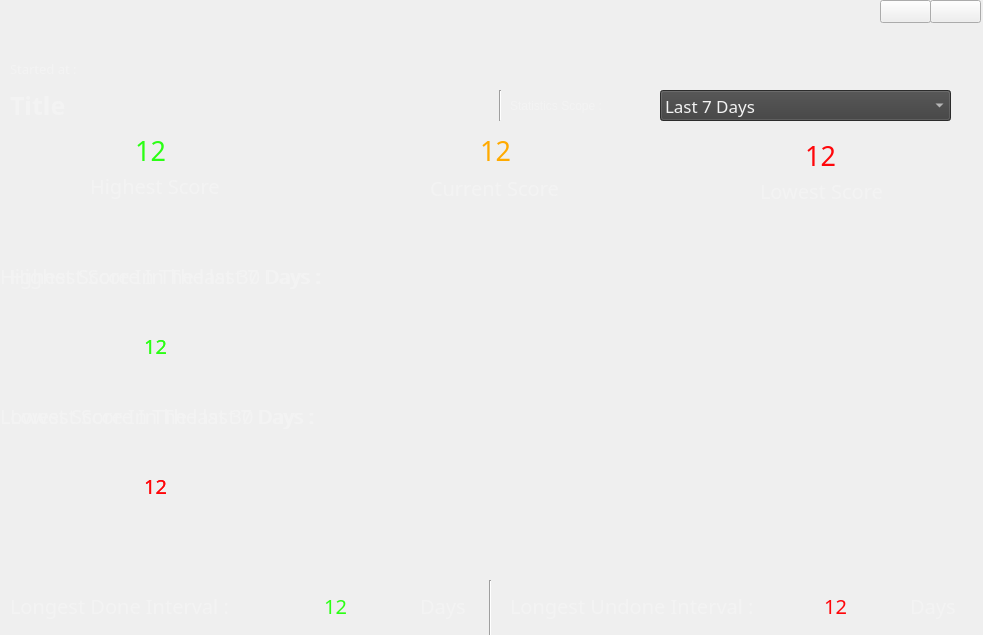
<?xml version="1.0" encoding="UTF-8"?>
<ui version="4.0">
 <class>Statistics</class>
 <widget class="QWidget" name="Statistics">
  <property name="geometry">
   <rect>
    <x>0</x>
    <y>0</y>
    <width>983</width>
    <height>635</height>
   </rect>
  </property>
  <property name="windowTitle">
   <string>Form</string>
  </property>
  <property name="styleSheet">
   <string notr="true"/>
  </property>
  <widget class="QLabel" name="bestScoreLbl">
   <property name="geometry">
    <rect>
     <x>90</x>
     <y>130</y>
     <width>121</width>
     <height>41</height>
    </rect>
   </property>
   <property name="font">
    <font>
     <family>Century Gothic</family>
     <pointsize>20</pointsize>
     <weight>9</weight>
     <italic>false</italic>
     <bold>false</bold>
    </font>
   </property>
   <property name="styleSheet">
    <string notr="true">font: 75 20pt &quot;Century Gothic&quot;;
color: rgb(43, 255, 20);</string>
   </property>
   <property name="text">
    <string>12</string>
   </property>
   <property name="alignment">
    <set>Qt::AlignCenter</set>
   </property>
  </widget>
  <widget class="QLabel" name="startedAtLbl_9">
   <property name="geometry">
    <rect>
     <x>760</x>
     <y>180</y>
     <width>131</width>
     <height>21</height>
    </rect>
   </property>
   <property name="font">
    <font>
     <family>Century Gothic</family>
     <pointsize>15</pointsize>
     <weight>9</weight>
     <italic>false</italic>
     <bold>false</bold>
    </font>
   </property>
   <property name="styleSheet">
    <string notr="true">color: rgb(243, 243, 243);
font: 75 15pt &quot;Century Gothic&quot;;
</string>
   </property>
   <property name="text">
    <string>Lowest Score</string>
   </property>
   <property name="scaledContents">
    <bool>true</bool>
   </property>
  </widget>
  <widget class="QLabel" name="startedAtLbl_6">
   <property name="geometry">
    <rect>
     <x>10</x>
     <y>590</y>
     <width>291</width>
     <height>31</height>
    </rect>
   </property>
   <property name="font">
    <font>
     <family>Century Gothic</family>
     <pointsize>15</pointsize>
     <weight>9</weight>
     <italic>false</italic>
     <bold>false</bold>
    </font>
   </property>
   <property name="styleSheet">
    <string notr="true">color: rgb(243, 243, 243);
font: 75 15pt &quot;Century Gothic&quot;;

</string>
   </property>
   <property name="text">
    <string>Longest Done Interval :</string>
   </property>
  </widget>
  <widget class="QLabel" name="highestInWeekLbl">
   <property name="geometry">
    <rect>
     <x>80</x>
     <y>320</y>
     <width>151</width>
     <height>51</height>
    </rect>
   </property>
   <property name="font">
    <font>
     <family>Century Gothic</family>
     <pointsize>15</pointsize>
     <weight>9</weight>
     <italic>false</italic>
     <bold>false</bold>
    </font>
   </property>
   <property name="styleSheet">
    <string notr="true">font: 75 15pt &quot;Century Gothic&quot;;
color: rgb(43, 255, 20);</string>
   </property>
   <property name="text">
    <string>12</string>
   </property>
   <property name="alignment">
    <set>Qt::AlignCenter</set>
   </property>
  </widget>
  <widget class="QLabel" name="startedAtLbl">
   <property name="geometry">
    <rect>
     <x>10</x>
     <y>60</y>
     <width>72</width>
     <height>17</height>
    </rect>
   </property>
   <property name="font">
    <font>
     <family>Century Gothic</family>
     <pointsize>10</pointsize>
    </font>
   </property>
   <property name="styleSheet">
    <string notr="true">color: rgb(243, 243, 243);

</string>
   </property>
   <property name="text">
    <string>Started at :</string>
   </property>
  </widget>
  <widget class="QLabel" name="startedAtLbl_5">
   <property name="geometry">
    <rect>
     <x>510</x>
     <y>590</y>
     <width>271</width>
     <height>31</height>
    </rect>
   </property>
   <property name="font">
    <font>
     <family>Century Gothic</family>
     <pointsize>15</pointsize>
     <weight>9</weight>
     <italic>false</italic>
     <bold>false</bold>
    </font>
   </property>
   <property name="styleSheet">
    <string notr="true">color: rgb(243, 243, 243);
font: 75 15pt &quot;Century Gothic&quot;;


</string>
   </property>
   <property name="text">
    <string>Longest Undone Interval :</string>
   </property>
  </widget>
  <widget class="QLabel" name="startDateLbl">
   <property name="geometry">
    <rect>
     <x>20</x>
     <y>40</y>
     <width>211</width>
     <height>41</height>
    </rect>
   </property>
   <property name="font">
    <font>
     <family>Century Gothic</family>
     <pointsize>10</pointsize>
    </font>
   </property>
   <property name="text">
    <string/>
   </property>
   <property name="pixmap">
    <pixmap resource="res.qrc">:/res/StatisticsText.png</pixmap>
   </property>
   <property name="scaledContents">
    <bool>true</bool>
   </property>
  </widget>
  <widget class="QLabel" name="highestIn7">
   <property name="geometry">
    <rect>
     <x>10</x>
     <y>260</y>
     <width>321</width>
     <height>31</height>
    </rect>
   </property>
   <property name="font">
    <font>
     <family>Century Gothic</family>
     <pointsize>15</pointsize>
     <weight>9</weight>
     <italic>false</italic>
     <bold>false</bold>
    </font>
   </property>
   <property name="styleSheet">
    <string notr="true">color: rgb(243, 243, 243);
font: 75 15pt &quot;Century Gothic&quot;;

</string>
   </property>
   <property name="text">
    <string>Highest Score In The last 7 Days :</string>
   </property>
  </widget>
  <widget class="QLabel" name="bestIntervalLbl">
   <property name="geometry">
    <rect>
     <x>250</x>
     <y>590</y>
     <width>171</width>
     <height>31</height>
    </rect>
   </property>
   <property name="font">
    <font>
     <family>Century Gothic</family>
     <pointsize>15</pointsize>
     <weight>9</weight>
     <italic>false</italic>
     <bold>false</bold>
    </font>
   </property>
   <property name="styleSheet">
    <string notr="true">font: 75 15pt &quot;Century Gothic&quot;;
color: rgb(43, 255, 20);</string>
   </property>
   <property name="text">
    <string>12</string>
   </property>
   <property name="alignment">
    <set>Qt::AlignCenter</set>
   </property>
  </widget>
  <widget class="QLabel" name="currentScoreLbl">
   <property name="geometry">
    <rect>
     <x>430</x>
     <y>130</y>
     <width>131</width>
     <height>41</height>
    </rect>
   </property>
   <property name="font">
    <font>
     <family>Century Gothic</family>
     <pointsize>20</pointsize>
     <weight>9</weight>
     <italic>false</italic>
     <bold>false</bold>
    </font>
   </property>
   <property name="styleSheet">
    <string notr="true">font: 75 20pt &quot;Century Gothic&quot;;
color: rgb(255, 170, 0);</string>
   </property>
   <property name="text">
    <string>12</string>
   </property>
   <property name="alignment">
    <set>Qt::AlignCenter</set>
   </property>
  </widget>
  <widget class="QLabel" name="titleLbl">
   <property name="geometry">
    <rect>
     <x>10</x>
     <y>80</y>
     <width>481</width>
     <height>51</height>
    </rect>
   </property>
   <property name="font">
    <font>
     <family>Century Gothic</family>
     <pointsize>19</pointsize>
     <weight>75</weight>
     <bold>true</bold>
    </font>
   </property>
   <property name="styleSheet">
    <string notr="true">color: rgb(243, 243, 243);

</string>
   </property>
   <property name="text">
    <string>Title</string>
   </property>
   <property name="wordWrap">
    <bool>true</bool>
   </property>
  </widget>
  <widget class="QLabel" name="startedAtLbl_3">
   <property name="geometry">
    <rect>
     <x>430</x>
     <y>180</y>
     <width>141</width>
     <height>16</height>
    </rect>
   </property>
   <property name="font">
    <font>
     <family>Century Gothic</family>
     <pointsize>15</pointsize>
     <weight>9</weight>
     <italic>false</italic>
     <bold>false</bold>
    </font>
   </property>
   <property name="styleSheet">
    <string notr="true">color: rgb(243, 243, 243);
font: 75 15pt &quot;Century Gothic&quot;;</string>
   </property>
   <property name="text">
    <string>Current Score</string>
   </property>
  </widget>
  <widget class="QLabel" name="lowestInWeekLbl">
   <property name="geometry">
    <rect>
     <x>90</x>
     <y>460</y>
     <width>131</width>
     <height>51</height>
    </rect>
   </property>
   <property name="font">
    <font>
     <family>Century Gothic</family>
     <pointsize>15</pointsize>
     <weight>9</weight>
     <italic>false</italic>
     <bold>false</bold>
    </font>
   </property>
   <property name="styleSheet">
    <string notr="true">font: 75 15pt &quot;Century Gothic&quot;;
color: rgb(255, 6, 10);</string>
   </property>
   <property name="text">
    <string>12</string>
   </property>
   <property name="alignment">
    <set>Qt::AlignCenter</set>
   </property>
  </widget>
  <widget class="QLabel" name="worstScoreLbl">
   <property name="geometry">
    <rect>
     <x>750</x>
     <y>130</y>
     <width>141</width>
     <height>51</height>
    </rect>
   </property>
   <property name="font">
    <font>
     <family>Century Gothic</family>
     <pointsize>20</pointsize>
     <weight>9</weight>
     <italic>false</italic>
     <bold>false</bold>
    </font>
   </property>
   <property name="styleSheet">
    <string notr="true">font: 75 20pt &quot;Century Gothic&quot;;
color: rgb(255, 6, 10);</string>
   </property>
   <property name="text">
    <string>12</string>
   </property>
   <property name="alignment">
    <set>Qt::AlignCenter</set>
   </property>
  </widget>
  <widget class="QLabel" name="highestInMonthLbl">
   <property name="geometry">
    <rect>
     <x>80</x>
     <y>320</y>
     <width>151</width>
     <height>51</height>
    </rect>
   </property>
   <property name="font">
    <font>
     <family>Century Gothic</family>
     <pointsize>15</pointsize>
     <weight>9</weight>
     <italic>false</italic>
     <bold>false</bold>
    </font>
   </property>
   <property name="styleSheet">
    <string notr="true">font: 75 15pt &quot;Century Gothic&quot;;
color: rgb(43, 255, 20);</string>
   </property>
   <property name="text">
    <string>12</string>
   </property>
   <property name="alignment">
    <set>Qt::AlignCenter</set>
   </property>
  </widget>
  <widget class="QLabel" name="worstInterval">
   <property name="geometry">
    <rect>
     <x>760</x>
     <y>590</y>
     <width>151</width>
     <height>31</height>
    </rect>
   </property>
   <property name="font">
    <font>
     <family>Century Gothic</family>
     <pointsize>15</pointsize>
     <weight>9</weight>
     <italic>false</italic>
     <bold>false</bold>
    </font>
   </property>
   <property name="styleSheet">
    <string notr="true">font: 75 15pt &quot;Century Gothic&quot;;
color: rgb(255, 6, 10);</string>
   </property>
   <property name="text">
    <string>12</string>
   </property>
   <property name="alignment">
    <set>Qt::AlignCenter</set>
   </property>
  </widget>
  <widget class="QLabel" name="startedAtLbl_4">
   <property name="geometry">
    <rect>
     <x>90</x>
     <y>170</y>
     <width>141</width>
     <height>31</height>
    </rect>
   </property>
   <property name="font">
    <font>
     <family>Century Gothic</family>
     <pointsize>15</pointsize>
     <weight>9</weight>
     <italic>false</italic>
     <bold>false</bold>
    </font>
   </property>
   <property name="styleSheet">
    <string notr="true">color: rgb(243, 243, 243);
font: 75 15pt &quot;Century Gothic&quot;;
</string>
   </property>
   <property name="text">
    <string>Highest Score</string>
   </property>
  </widget>
  <widget class="QLabel" name="window">
   <property name="geometry">
    <rect>
     <x>-10</x>
     <y>0</y>
     <width>1001</width>
     <height>641</height>
    </rect>
   </property>
   <property name="text">
    <string/>
   </property>
   <property name="pixmap">
    <pixmap resource="res.qrc">:/res/statisticsWindow.png</pixmap>
   </property>
   <property name="scaledContents">
    <bool>true</bool>
   </property>
  </widget>
  <widget class="QPushButton" name="closeB">
   <property name="geometry">
    <rect>
     <x>930</x>
     <y>0</y>
     <width>51</width>
     <height>23</height>
    </rect>
   </property>
   <property name="text">
    <string/>
   </property>
   <property name="icon">
    <iconset resource="res.qrc">
     <normaloff>:/res/close.png</normaloff>:/res/close.png</iconset>
   </property>
   <property name="iconSize">
    <size>
     <width>200</width>
     <height>20</height>
    </size>
   </property>
  </widget>
  <widget class="QPushButton" name="minimizeB">
   <property name="geometry">
    <rect>
     <x>880</x>
     <y>0</y>
     <width>51</width>
     <height>23</height>
    </rect>
   </property>
   <property name="text">
    <string/>
   </property>
   <property name="icon">
    <iconset resource="res.qrc">
     <normaloff>:/res/minimize.png</normaloff>:/res/minimize.png</iconset>
   </property>
   <property name="iconSize">
    <size>
     <width>200</width>
     <height>20</height>
    </size>
   </property>
  </widget>
  <widget class="QLabel" name="label">
   <property name="geometry">
    <rect>
     <x>80</x>
     <y>60</y>
     <width>46</width>
     <height>13</height>
    </rect>
   </property>
   <property name="text">
    <string/>
   </property>
  </widget>
  <widget class="QLabel" name="label_2">
   <property name="geometry">
    <rect>
     <x>10</x>
     <y>10</y>
     <width>81</width>
     <height>16</height>
    </rect>
   </property>
   <property name="text">
    <string/>
   </property>
   <property name="pixmap">
    <pixmap resource="res.qrc">:/res/version.png</pixmap>
   </property>
   <property name="scaledContents">
    <bool>true</bool>
   </property>
  </widget>
  <widget class="QLabel" name="startedAtLbl_10">
   <property name="geometry">
    <rect>
     <x>420</x>
     <y>590</y>
     <width>51</width>
     <height>31</height>
    </rect>
   </property>
   <property name="font">
    <font>
     <family>Century Gothic</family>
     <pointsize>15</pointsize>
     <weight>9</weight>
     <italic>false</italic>
     <bold>false</bold>
    </font>
   </property>
   <property name="styleSheet">
    <string notr="true">color: rgb(243, 243, 243);
font: 75 15pt &quot;Century Gothic&quot;;

</string>
   </property>
   <property name="text">
    <string>Days</string>
   </property>
  </widget>
  <widget class="QLabel" name="startedAtLbl_11">
   <property name="geometry">
    <rect>
     <x>910</x>
     <y>590</y>
     <width>51</width>
     <height>31</height>
    </rect>
   </property>
   <property name="font">
    <font>
     <family>Century Gothic</family>
     <pointsize>15</pointsize>
     <weight>9</weight>
     <italic>false</italic>
     <bold>false</bold>
    </font>
   </property>
   <property name="styleSheet">
    <string notr="true">color: rgb(243, 243, 243);
font: 75 15pt &quot;Century Gothic&quot;;

</string>
   </property>
   <property name="text">
    <string>Days</string>
   </property>
  </widget>
  <widget class="QLabel" name="highestIn30">
   <property name="geometry">
    <rect>
     <x>0</x>
     <y>260</y>
     <width>331</width>
     <height>31</height>
    </rect>
   </property>
   <property name="font">
    <font>
     <family>Century Gothic</family>
     <pointsize>15</pointsize>
     <weight>9</weight>
     <italic>false</italic>
     <bold>false</bold>
    </font>
   </property>
   <property name="styleSheet">
    <string notr="true">color: rgb(243, 243, 243);
font: 75 15pt &quot;Century Gothic&quot;;

</string>
   </property>
   <property name="text">
    <string>Highest Score In The last 30 Days :</string>
   </property>
  </widget>
  <widget class="QLabel" name="lowestIn30">
   <property name="geometry">
    <rect>
     <x>0</x>
     <y>400</y>
     <width>331</width>
     <height>31</height>
    </rect>
   </property>
   <property name="font">
    <font>
     <family>Century Gothic</family>
     <pointsize>15</pointsize>
     <weight>9</weight>
     <italic>false</italic>
     <bold>false</bold>
    </font>
   </property>
   <property name="styleSheet">
    <string notr="true">color: rgb(243, 243, 243);
font: 75 15pt &quot;Century Gothic&quot;;

</string>
   </property>
   <property name="text">
    <string>Lowest Score In The last 30 Days :</string>
   </property>
  </widget>
  <widget class="QLabel" name="lowestIn7">
   <property name="geometry">
    <rect>
     <x>10</x>
     <y>400</y>
     <width>331</width>
     <height>31</height>
    </rect>
   </property>
   <property name="font">
    <font>
     <family>Century Gothic</family>
     <pointsize>15</pointsize>
     <weight>9</weight>
     <italic>false</italic>
     <bold>false</bold>
    </font>
   </property>
   <property name="styleSheet">
    <string notr="true">color: rgb(243, 243, 243);
font: 75 15pt &quot;Century Gothic&quot;;

</string>
   </property>
   <property name="text">
    <string>Lowest Score In The last 7 Days :</string>
   </property>
  </widget>
  <widget class="QLabel" name="lowestInMonthLbl">
   <property name="geometry">
    <rect>
     <x>90</x>
     <y>460</y>
     <width>131</width>
     <height>51</height>
    </rect>
   </property>
   <property name="font">
    <font>
     <family>Century Gothic</family>
     <pointsize>15</pointsize>
     <weight>9</weight>
     <italic>false</italic>
     <bold>false</bold>
    </font>
   </property>
   <property name="styleSheet">
    <string notr="true">font: 75 15pt &quot;Century Gothic&quot;;
color: rgb(255, 6, 10);</string>
   </property>
   <property name="text">
    <string>12</string>
   </property>
   <property name="alignment">
    <set>Qt::AlignCenter</set>
   </property>
  </widget>
  <widget class="QLabel" name="label_3">
   <property name="geometry">
    <rect>
     <x>510</x>
     <y>90</y>
     <width>171</width>
     <height>31</height>
    </rect>
   </property>
   <property name="styleSheet">
    <string notr="true">color: rgb(243, 243, 243);
font: 75 13pt &quot;Century Gothic&quot;;
</string>
   </property>
   <property name="text">
    <string>Statistics Scope :</string>
   </property>
  </widget>
  <widget class="Line" name="line">
   <property name="geometry">
    <rect>
     <x>490</x>
     <y>90</y>
     <width>20</width>
     <height>31</height>
    </rect>
   </property>
   <property name="orientation">
    <enum>Qt::Vertical</enum>
   </property>
  </widget>
  <widget class="Line" name="line_2">
   <property name="geometry">
    <rect>
     <x>480</x>
     <y>580</y>
     <width>20</width>
     <height>61</height>
    </rect>
   </property>
   <property name="orientation">
    <enum>Qt::Vertical</enum>
   </property>
  </widget>
  <widget class="QComboBox" name="scope">
   <property name="geometry">
    <rect>
     <x>660</x>
     <y>90</y>
     <width>291</width>
     <height>31</height>
    </rect>
   </property>
   <property name="font">
    <font>
     <family>Century Gothic</family>
     <pointsize>13</pointsize>
     <weight>9</weight>
     <italic>false</italic>
     <bold>false</bold>
    </font>
   </property>
   <property name="styleSheet">
    <string notr="true">background-color: rgb(62, 62, 62);
color: rgb(243, 243, 243);
font: 75 13pt &quot;Century Gothic&quot;;</string>
   </property>
   <item>
    <property name="text">
     <string>Last 7 Days</string>
    </property>
   </item>
   <item>
    <property name="text">
     <string>Last 30 Days</string>
    </property>
   </item>
  </widget>
  <widget class="QCustomPlot" name="plotting" native="true">
   <property name="geometry">
    <rect>
     <x>330</x>
     <y>210</y>
     <width>651</width>
     <height>361</height>
    </rect>
   </property>
  </widget>
  <zorder>window</zorder>
  <zorder>bestScoreLbl</zorder>
  <zorder>startedAtLbl_9</zorder>
  <zorder>startedAtLbl_6</zorder>
  <zorder>highestInWeekLbl</zorder>
  <zorder>startedAtLbl</zorder>
  <zorder>startedAtLbl_5</zorder>
  <zorder>startDateLbl</zorder>
  <zorder>highestIn7</zorder>
  <zorder>bestIntervalLbl</zorder>
  <zorder>currentScoreLbl</zorder>
  <zorder>startedAtLbl_3</zorder>
  <zorder>lowestInWeekLbl</zorder>
  <zorder>worstScoreLbl</zorder>
  <zorder>highestInMonthLbl</zorder>
  <zorder>worstInterval</zorder>
  <zorder>startedAtLbl_4</zorder>
  <zorder>titleLbl</zorder>
  <zorder>closeB</zorder>
  <zorder>minimizeB</zorder>
  <zorder>label</zorder>
  <zorder>label_2</zorder>
  <zorder>startedAtLbl_10</zorder>
  <zorder>startedAtLbl_11</zorder>
  <zorder>highestIn30</zorder>
  <zorder>lowestIn30</zorder>
  <zorder>lowestIn7</zorder>
  <zorder>lowestInMonthLbl</zorder>
  <zorder>label_3</zorder>
  <zorder>line</zorder>
  <zorder>line_2</zorder>
  <zorder>scope</zorder>
  <zorder>plotting</zorder>
 </widget>
 <customwidgets>
  <customwidget>
   <class>QCustomPlot</class>
   <extends>QWidget</extends>
   <header>qcustomplot.h</header>
   <container>1</container>
  </customwidget>
 </customwidgets>
 <resources>
  <include location="res.qrc"/>
 </resources>
 <connections/>
</ui>
